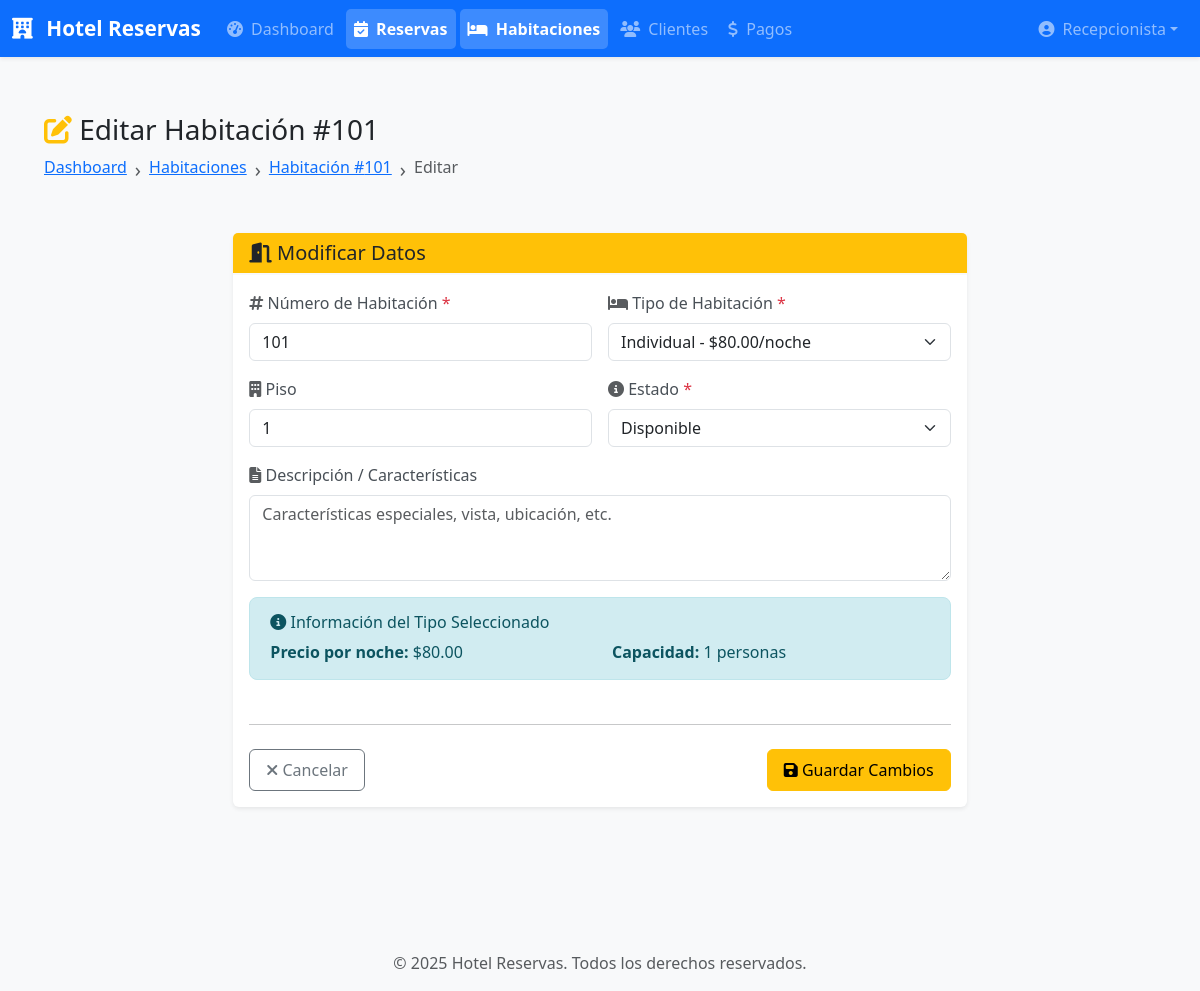
/public/habitaciones/1/editar (signed in), run on the app's committed database.
### tables this page shows
CREATE TABLE habitaciones (
    id INT PRIMARY KEY AUTO_INCREMENT,
    numero VARCHAR(10) UNIQUE NOT NULL,
    tipo_id INT NOT NULL,
    piso INT NOT NULL,
    precio_noche DECIMAL(10,2) NOT NULL,
    estado ENUM('disponible', 'ocupada', 'mantenimiento') DEFAULT 'disponible',
    descripcion TEXT,
    caracteristicas TEXT,  
    imagen VARCHAR(255),
    created_at TIMESTAMP DEFAULT CURRENT_TIMESTAMP,
    updated_at TIMESTAMP DEFAULT CURRENT_TIMESTAMP ON UPDATE CURRENT_TIMESTAMP,
    FOREIGN KEY (tipo_id) REFERENCES tipos_habitacion(id) ON DELETE RESTRICT,
    INDEX idx_numero (numero),
    INDEX idx_estado (estado),
    INDEX idx_tipo (tipo_id)
);

CREATE TABLE tipos_habitacion (
    id INT PRIMARY KEY AUTO_INCREMENT,
    nombre VARCHAR(50) NOT NULL,
    descripcion TEXT,
    capacidad INT NOT NULL,
    precio_base DECIMAL(10,2) NOT NULL,
    caracteristicas TEXT,  
    imagen VARCHAR(255),
    created_at TIMESTAMP DEFAULT CURRENT_TIMESTAMP,
    updated_at TIMESTAMP DEFAULT CURRENT_TIMESTAMP ON UPDATE CURRENT_TIMESTAMP
);

### views/habitaciones/edit.php (the view, shortened to what the rows shown need)
<?php
$habitacion = $data['habitacion'] ?? [];
$tipos = $data['tipos'] ?? [];
$old = $_SESSION['old'] ?? [];
$numero = $old['numero'] ?? $habitacion['numero'] ?? '';
$tipo_id = $old['tipo_id'] ?? $habitacion['tipo_id'] ?? '';
$piso = $old['piso'] ?? $habitacion['piso'] ?? '';
$estado = $old['estado'] ?? $habitacion['estado'] ?? 'disponible';
$descripcion = $old['descripcion'] ?? $habitacion['descripcion'] ?? '';
require_once __DIR__ . '/../layouts/header.php';
?>
<div class="container-fluid py-4">
    <div class="row mb-4">
        <div class="col-12">
            <h1 class="h3 mb-2">
                <i class="fas fa-edit text-warning"></i>
                Editar Habitación #<?= htmlspecialchars($habitacion['numero']) ?>
            </h1>
            <nav aria-label="breadcrumb">
                <ol class="breadcrumb">
                    <li class="breadcrumb-item"><a href="<?= $base ?>/dashboard">Dashboard</a></li>
                    <li class="breadcrumb-item"><a href="<?= $base ?>/habitaciones">Habitaciones</a></li>
                    <li class="breadcrumb-item"><a href="<?= $base ?>/habitaciones/<?= $habitacion['id'] ?>">Habitación #<?= htmlspecialchars($habitacion['numero']) ?></a></li>
                    <li class="breadcrumb-item active">Editar</li>
                </ol>
            </nav>
        </div>
    </div>
    <div class="row">
        <div class="col-lg-8 mx-auto">
            <div class="card border-0 shadow-sm">
                <div class="card-header bg-warning text-dark">
                    <h5 class="mb-0">
                        <i class="fas fa-door-open"></i>
                        Modificar Datos
                    </h5>
                </div>
                <div class="card-body">
                    <form method="POST" action="<?= $base ?>/habitaciones/<?= $habitacion['id'] ?>/editar">
                        <div class="row g-3">
                            <div class="col-md-6">
                                <label for="numero" class="form-label">
                                    <i class="fas fa-hashtag text-muted"></i>
                                    Número de Habitación <span class="text-danger">*</span>
                                </label>
                                <input type="text"
                                       class="form-control"
                                       id="numero"
                                       name="numero"
                                       placeholder="Ej: 101, 201, A-1"
                                       value="<?= htmlspecialchars($numero) ?>"
                                       required
                                       autofocus>
                            </div>
                            <div class="col-md-6">
                                <label for="tipo_id" class="form-label">
                                    <i class="fas fa-bed text-muted"></i>
                                    Tipo de Habitación <span class="text-danger">*</span>
                                </label>
                                <select class="form-select" id="tipo_id" name="tipo_id" required>
                                    <?php foreach ($tipos as $tipo): ?>
                                        <option value="<?= $tipo['id'] ?>"
                                                <?= $tipo_id == $tipo['id'] ? 'selected' : '' ?>
                                                data-precio="<?= $tipo['precio_base'] ?>"
                                                data-capacidad="<?= $tipo['capacidad'] ?>">
                                            <?= htmlspecialchars($tipo['nombre']) ?>
                                            - $<?= number_format($tipo['precio_base'], 2) ?>/noche
                                        </option>
                                    <?php endforeach; ?>
                                </select>
                            </div>
                            <div class="col-md-6">
                                <label for="piso" class="form-label">
                                    <i class="fas fa-building text-muted"></i>
                                    Piso
                                </label>
                                <input type="text"
                                       class="form-control"
                                       id="piso"
                                       name="piso"
                                       placeholder="Ej: 1, 2, PB"
                                       value="<?= htmlspecialchars($piso) ?>">
                            </div>
                            <div class="col-md-6">
                                <label for="estado" class="form-label">
                                    <i class="fas fa-info-circle text-muted"></i>
                                    Estado <span class="text-danger">*</span>
                                </label>
                                <select class="form-select" id="estado" name="estado" required>
                                    <option value="disponible" <?= $estado == 'disponible' ? 'selected' : '' ?>>
                                        Disponible
                                    </option>
                                </select>
                            </div>
                            <div class="col-12">
                                <label for="descripcion" class="form-label">
                                    <i class="fas fa-file-alt text-muted"></i>
                                    Descripción / Características
                                </label>
                                <textarea class="form-control"
                                          id="descripcion"
                                          name="descripcion"
                                          rows="3"
                                          placeholder="Características especiales, vista, ubicación, etc."><?= htmlspecialchars($descripcion) ?></textarea>
                            </div>
                            <div class="col-12">
                                <div id="tipoInfo" class="alert alert-info" style="display: none;">
                                    <h6 class="alert-heading">
                                        <i class="fas fa-info-circle"></i>
                                        Información del Tipo Seleccionado
                                    </h6>
                                    <div class="row">
                                        <div class="col-md-6">
                                            <strong>Precio por noche:</strong> <span id="tipoPrecio">-</span>
                                        </div>
                                        <div class="col-md-6">
                                            <strong>Capacidad:</strong> <span id="tipoCapacidad">-</span> personas
                                        </div>
                                    </div>
                                </div>
                            </div>
                        </div>
                        <hr class="my-4">
                        <div class="d-flex justify-content-between">
                            <a href="<?= $base ?>/habitaciones/<?= $habitacion['id'] ?>" class="btn btn-outline-secondary">
                                <i class="fas fa-times"></i>
                                Cancelar
                            </a>
                            <button type="submit" class="btn btn-warning">
                                <i class="fas fa-save"></i>
                                Guardar Cambios
                            </button>
                        </div>
                    </form>
                </div>
            </div>
        </div>
    </div>
</div>
<?php require_once __DIR__ . '/../layouts/footer.php'; ?>

### core/Router.php (shortened to what the rows shown need)
<?php
class Router
{
    private $routes = [];
    private $basePath = '/hotel-reservas/public';
    private function addRoute($method, $path, $handler, $middleware)
    {
        $this->routes[] = [
            'method' => $method,
            'path' => $path,
            'handler' => $handler,
            'middleware' => $middleware
        ];
    }
    public function run()
    {
        $requestMethod = $_SERVER['REQUEST_METHOD'];
        $requestUri = $_SERVER['REQUEST_URI'];
        if (strpos($requestUri, $this->basePath) === 0) {
            $requestUri = substr($requestUri, strlen($this->basePath));
        }
        foreach ($this->routes as $route) {
            if ($route['method'] === $requestMethod) {
                $pattern = $this->convertToRegex($route['path']);
                if (preg_match($pattern, $requestUri, $matches)) {
                    array_shift($matches);
                    $this->executeHandler($route['handler'], $matches);
                    exit;
                }
            }
        }
        exit;
    }
    private function convertToRegex($path)
    {
        $path = preg_quote($path, '/');
        $path = preg_replace('/\\\{([a-zA-Z0-9_]+)\\\}/', '([a-zA-Z0-9_-]+)', $path);
        return '/^' . $path . '$/';
    }
    private function executeHandler($handler, $params = [])
    {
        list($controllerName, $methodName) = explode('@', $handler);
        $controller = new $controllerName();
        call_user_func_array([$controller, $methodName], $params);
    }
}

### data on the page
habitaciones: numero "101", tipo_id "Individual - $80.00/noche", piso "1", estado "Disponible"
